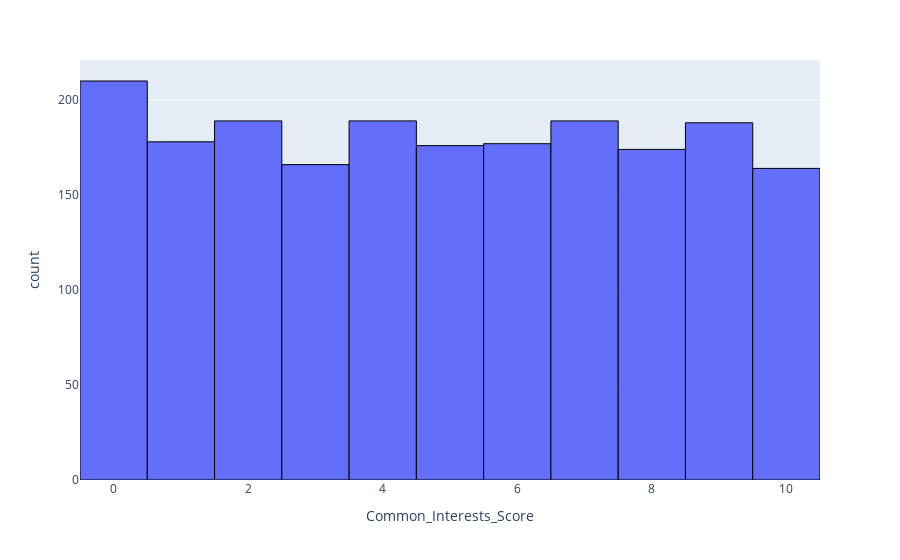

Here is the notebook cell this chart was saved with:
### Code cell
hist.show()

### Figure 1 — Plotly figure (JSON) as saved in the notebook; plotly's stock layout.template omitted (floating-point values rounded to 4 significant figures; data arrays with more than 128 entries replaced by an {"elided": "..."} marker saying what was removed)
{"data": [{"alignmentgroup": "True", "bingroup": "x", "hovertemplate": "Common_Interests_Score=%{x}<br>count=%{y}<extra></extra>", "legendgroup": "", "marker": {"color": "#636efa", "line": {"color": "black", "width": 1}, "pattern": {"shape": ""}}, "name": "", "offsetgroup": "", "orientation": "v", "showlegend": false, "type": "histogram", "x": {"elided": "2000 int values"}, "xaxis": "x", "yaxis": "y"}], "layout": {"barmode": "relative", "legend": {"tracegroupgap": 0}, "margin": {"t": 60}, "xaxis": {"anchor": "y", "domain": [0, 1], "title": {"text": "Common_Interests_Score"}}, "yaxis": {"anchor": "x", "domain": [0, 1], "title": {"text": "count"}}}}
